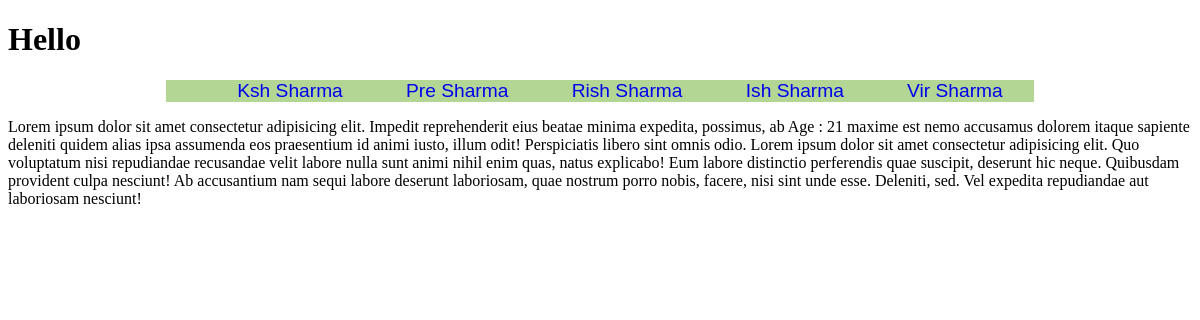
Page /home/ on the earlier database version.
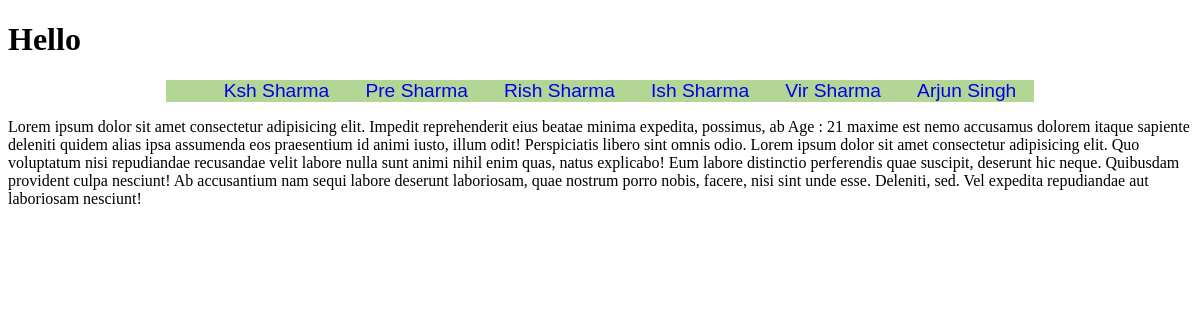
Same page on the later database version.
### home/models.py (models this page shows, shortened)
class Member(models.Model):
    first_name = models.CharField(max_length=30)
    last_name = models.CharField(max_length=30)
    email = models.EmailField(max_length=30)
    age = models.SmallIntegerField(default=0)

### home/views.py (the view)
# urls.py: path('',views.funct,name="home"),
def funct(request):
    members = Member.objects.all().values()
    t = loader.get_template('home/index.html')
    context = {
        "age":21,
        "members":members
    }
    return HttpResponse(t.render(context=context))

### home/templates/home/index.html (shortened to what this page needs)
{% load static %}
<!DOCTYPE html>
<html lang="en">
<head>
    <link rel="stylesheet" href="{% static 'home/index.css' %}">
</head>
<body>
    {% with name="Kshitiz Sharma" %}
    <h1>Hello </h1>
    {% endwith %}
    <ul>
        {% if members %}
        {% for i in members %}
        <li><a href="details/{{i.id}}">{{i.first_name}} {{i.last_name}} </a></li>
        {% endfor %}
        {% endif %}
    </ul>
    <p>Lorem ipsum dolor sit amet consectetur adipisicing elit. Impedit reprehenderit eius beatae minima expedita, possimus, ab Age : {{age}} maxime est nemo accusamus dolorem itaque sapiente deleniti quidem alias ipsa assumenda eos praesentium id animi iusto, illum odit! Perspiciatis libero sint omnis odio. Lorem ipsum dolor sit amet consectetur adipisicing elit. Quo voluptatum nisi repudiandae recusandae velit labore nulla sunt animi nihil enim quas, natus explicabo! Eum labore distinctio perferendis quae suscipit, deserunt hic neque. Quibusdam provident culpa nesciunt! Ab accusantium nam sequi labore deserunt laboriosam, quae nostrum porro nobis, facere, nisi sint unde esse. Deleniti, sed. Vel expedita repudiandae aut laboriosam nesciunt!</p>
</body>
</html>

### home/static/home/index.css (style rules this page uses)
* { text-decoration: none; }
ul { list-style-type: none; display: flex; width: 70%; margin: auto; font-size: larger; font-family: 'Gill Sans', 'Gill Sans MT', Calibri, 'Trebuchet MS', sans-serif; justify-content: space-around; background-color: rgb(179, 214, 149); }

Differences in the rows shown:
added Member: first_name "Arjun", last_name "Singh"
